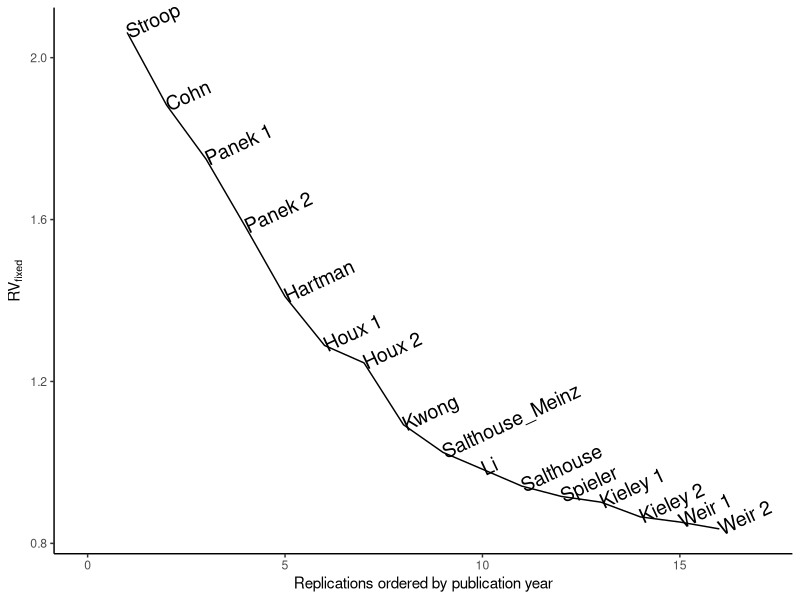

The R script that drew this image:
#-----------------------------------------------------------#
# The following script containts the code underlying the
# Stroop example case in the Replication Value manuscript.
#
# The replication value formula used for this example:
# Yearly citation rate multiplied by variance of Fisher's Z.
#
# This script depends on data and analysis script provided
# in the OSF directory https://osf.io/yw7d9/. 
#-----------------------------------------------------------#



#### set working dir, download necessary files & load packages #### 

library(tidyverse)
setwd(dirname(rstudioapi::getSourceEditorContext()$path)) # When opened in Rstudio, sets path to whereever analysis script is stored. Replace with whatever path is appropriate on local system

#unzip(zipfile = "Burns_et_al_data.zip", exdir = "Burns_etal_data")
#source("Burns_etal_data/Final_Analsis_Code_Modified.R")
#setwd("C:/Users/peder/Dropbox/jobb/PhD/Projects/2020_RV_citations_sample_size/sm2_stroop_example/")  # Change dir back after running Burns_etal script.


#### Replication value for study 2 in Stroop (1935) #### 

citations <- 9423  # Based on crossref citation entry for DOI (10.1037/h0054651). Timestamp: 2018-11-07 11:53:40 CET
years_since_pub <- 2018 - 1935
n <- 100


# Estimate repeated measures correlation "r" using data from a close replication of Stroop (1935)
df.stroop <- read.csv("Burns_etal_data/Data/cleanData.csv")  # Grab cleaned data from https://osf.io/yw7d9/ by downloading data (https://osf.io/3fu7q/) and R script (https://osf.io/ub46a/), and running data cleaning from their analysis script.
df.stroop <- subset(df.stroop, cond %in% c("neutral", "incongruent"))  # Keep oncly conditions relevant for Stroop (1935) study 2
means.stroop <- df.stroop %>% group_by(cond, ID) %>% summarize(mean_rt = mean(rt))  # Calculate mean reaction time for each subject in each condition
sd1 <- sd(means.stroop$mean_rt[means.stroop$cond=="incongruent"])  # Calculate standard deviation for mean scores on incongruent trials
sd2 <- sd(means.stroop$mean_rt[means.stroop$cond=="neutral"])  # Calculate standard deviation for mean scores on neutral trials
sddiff <- sd(means.stroop$mean_rt[means.stroop$cond=="incongruent"] - means.stroop$mean_rt[means.stroop$cond=="neutral"])  # calculate standard error of the difference between mean scores
r <- (sd1^2 + sd2^2 - sddiff^2) / (2*sd1*sd2)  # Calculate repeated measures correlation based on Lakens (2013). See supplementary materials 1 in this manuscript for details.

# Calculate CIs around r (see Bohrenstein ch. 6 for equations)
Z <- (1/2)*log((1+r)/(1-r))
Z_CIu <- Z + qnorm(1-.05/2) * sqrt(1/(100-3))
r_CIu <- (exp(2*Z_CIu)-1) / (exp(2*Z_CIu)+1)
Z_CIl <- Z - qnorm(1-.05/2) * sqrt(1/(100-3))
r_CIl <- (exp(2*Z_CIl)-1) / (exp(2*Z_CIl)+1)

a <- 2 # Each subject contributes data to two conditions
n_adjusted <- (n*a)/(1-r)  # Adjust sample size based on design. See supplementary materials 1 for further details.

se = 1/sqrt(n_adjusted)  # calculate variance
RV_stroop_orig <- citations / (years_since_pub+1) * se  # Calculate replication value for Stroop (1935) study 2
print(paste("Stroop (1935) study 2 has an estimated replication value of", round(RV_stroop_orig, 3)))

# Inferential statistics for Stroop (1935) Study 2 (NC-NCWd completion time difference)
n <- 100
mean.nc <- 63.3
sd.nc <- 10.8
mean.ncwd <- 110.3
sd.ncwd <- 18.8
r.within <- r  # Use repeated measures correlation from close replication as estimate
mean.diff <- (mean.ncwd - mean.nc)
sd.diff <- sqrt(sd.nc^2 + sd.ncwd^2 - 2 * r.within * sd.nc * sd.ncwd)

d.rm <- mean.diff / sqrt(sd.nc^2 + sd.ncwd^2 - 2 * r.within * sd.nc * sd.ncwd) * sqrt(2*(1-r))
ci.95 <- -qt(0.05/2, df = 99)*(sd.diff/sqrt(n))
mean.ci.u <- mean.diff + ci.95
mean.ci.l <- mean.diff - ci.95
t <- d.rm * sqrt(n)
p <- pt(t, df = n-1, lower.tail = FALSE)
bf <- BayesFactor::ttest.tstat(t = t, n1 = n, rscale = sqrt(2)/2)



#### Stroop (1935) replications reported in Verhaegen (1998), excluding non-close replications ####

names.rep <- c("Cohn", "Hartman", "Houx 1", "Houx 2", "Kieley 1", "Kieley 2", "Kwong", "Li", "Panek 1", "Panek 2", "Salthouse", "Salthouse_Meinz", "Spieler", "Weir 1", "Weir 2", "Stroop")  # Study identifiers based on first author name and study number in Verhaeghen & De Meersman (1998) table 1.
pub.year <- c(1984, 1991, 1993, 1993, 1997, 1997, 1995, 1996, 1984, 1984, 1996, 1995, 1996, 1997, 1997, 1935)  # Publication years of included replications
n.rep <- c(20, 44, 42, 18, 16, 45, 82, 35, 19, 31, 40, 49, 27, 17, 24, 100)  # Sample size (young participants) of included replications, as reported in Verhaeghen & De Meersman (1998) table 1.
stroop_reps <- data.frame("study" = names.rep, "pub_year" = pub.year, "n" = n.rep)  # gather variables in a data frame
stroop_reps <- arrange(stroop_reps, pub.year)  # sort replications by publication year
stroop_reps$n_adj <- (stroop_reps$n*a)/(1-r)  # Adjust sample size based on design. See supplementary materials 1 for further details. 
# Calculate replication from fixed-effect meta-analytic variance estimate (see supplementary materials 1 for details.) 
# Replication value is calculated sequentially by adding the variance weight from each consequetive replication to the total meta-analytic estimate.
stroop_reps$rv_seq <- citations / (years_since_pub+1) * (sapply(1:length(stroop_reps$n_adj), function(x) {  
  v <- 1/(stroop_reps$n_adj[1:x])
  w <- 1/v
  sqrt(1/sum(w))
  }))

stroop.p <- ggplot(data = stroop_reps, aes(x = 1:nrow(stroop_reps), y = rv_seq, label = study)) + 
  geom_line() + xlim(0, 17) + 
  geom_text(angle = 25, hjust = "left", size = 5) + 
  theme_classic() +
  theme(tex = element_text(size = 20)) +
  labs(x = "Replications ordered by publication year", y = expression("RV"["fixed"]))
